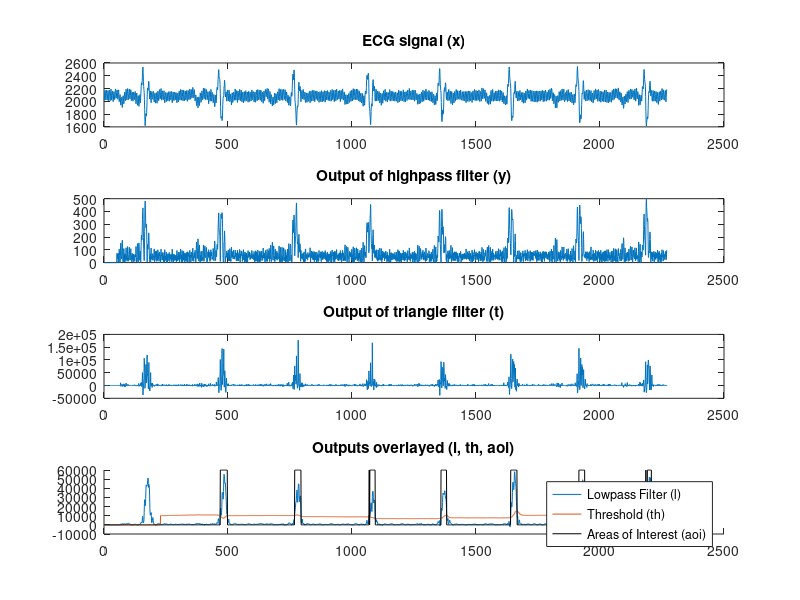

Recreate this plot in MATLAB.
% Load data
data = csvread('output.csv');

% Extract columns into variables
x = data(:,1);
y = data(:,2);
t = data(:,3);
l = data(:,4);
th = data(:,5);
aoi = data(:,6)*60000;

% Create a new figure
figure

% Subplot for ECG signal
subplot(4,1,1);
plot(x);
title('ECG signal (x)');

% Subplot for output of highpass filter
subplot(4,1,2);
plot(y);
title('Output of highpass filter (y)');

% Subplot for output of triangle filter
subplot(4,1,3);
plot(t);
title('Output of triangle filter (t)');

% Subplot for output of lowpass filter, threshold, and areas of interest
subplot(4,1,4);
hold on; % This allows multiple plots on the same axes
plot(l);
plot(th);
plot(aoi,'k');
hold off;
legend('Lowpass Filter (l)', 'Threshold (th)', 'Areas of Interest (aoi)');
title('Outputs overlayed (l, th, aoi)');

